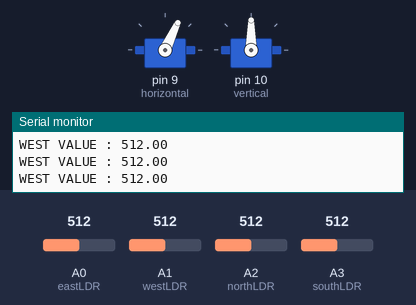
The sketch below on a simulated Arduino Uno, built with avr-gcc and run on an emulated ATmega328P. Shown: 2 × servo, the last lines printed to the serial monitor. Inputs (shaded band) come from the test bench; at power-on: A1 (westLDR) = 512, A0 (eastLDR) = 512, A2 (northLDR) = 512, A3 (southLDR) = 512.

Above: at 1.2 s.
1.3 s: A1 (westLDR) set to 30
At 2.7 s:
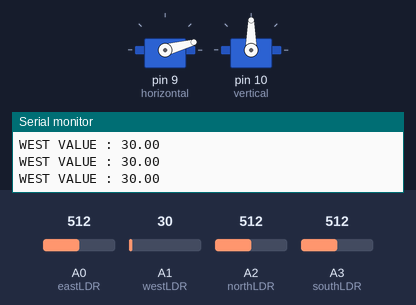
3.8 s: A0 (eastLDR) set to 33
5.3 s: A0 (eastLDR) set to 26
At 5.77 s:
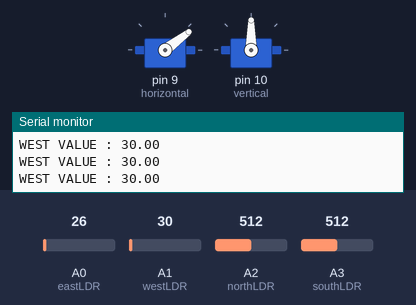
At 6.98 s:
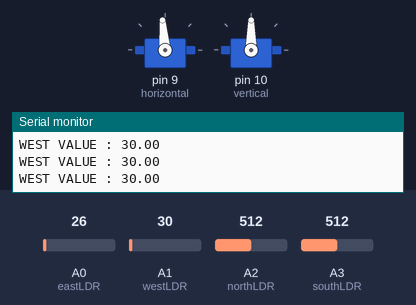
8.3 s: A1 (westLDR) set to 5
11.3 s: A1 (westLDR) set to 25
12.8 s: A1 (westLDR) set to 29
At 13.57 s:
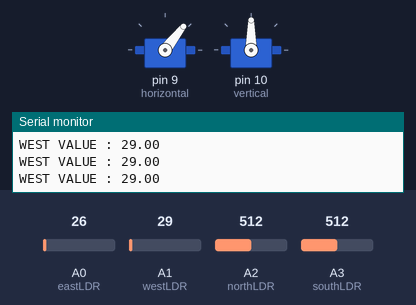
Timing chart, 0 to 16.8 s (numbered marks = the images above; inputs shaded):
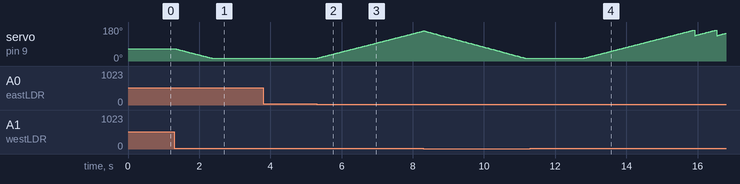

The sketch:

code.INO
```cpp
#include <Servo.h> // include Servo library

Servo horizontal; // horizontal servo
int servoh = 90;     // stand horizontal servo

Servo vertical;   // vertical servo
int servov = 90;     // stand vertical servo

// LDR pin connections
//  name  = analogpin;
int eastLDR = A0; //LDR top left
int westLDR = A1; //LDR top rigt
int northLDR = A2; //LDR down left
int southLDR = A3; //ldr down rigt

float westValue = 0;
float eastValue = 0;
float southValue = 0;
float northValue = 0;
int angle = 65;
void setup()
{
  Serial.begin(9600);
  // servo connections
  // name.attacht(pin);
  horizontal.attach(9);
  vertical.attach(10);
  horizontal.write(angle);
  pinMode(eastLDR, INPUT);
  pinMode(westLDR, INPUT);
  pinMode(northLDR, INPUT);
  pinMode(southLDR, INPUT);

}

void loop()
{

  westValue = analogRead(westLDR);
  eastValue = analogRead(eastLDR);
  southValue = analogRead(southLDR);
  northValue = analogRead(northLDR);


  Serial.print("WEST VALUE : ");
  Serial.println(westValue);
 /* Serial.println();
  Serial.print("SOUTH VALUE : ");
  Serial.println(southValue);
  Serial.println();
*/
  if (westValue > eastValue) {
    // go west
    angle++;
    if (angle >= 165) {
      angle = 135;
    }
    horizontal.write(angle);
  } else if (eastValue>westValue) {
    angle--;
    if (angle <= 15) {
      angle = 15;
    }
    horizontal.write(angle);
  }else if((abs(eastValue-westValue))==0){
    horizontal.write(angle);
  }
  delay(10);
}
```

Measured:
- the behaviour switches between 30 and 29 on A0 (eastLDR) (found by bisection; images 1 and 2)
- after the input at 1.3 s, servo on pin 9 (horizontal): moves from 65° to 15° over 1.0 s, starting at once
- after the input at 5.3 s, servo on pin 9 (horizontal): moves from 15° to 159° over 3.0 s, starting at once
